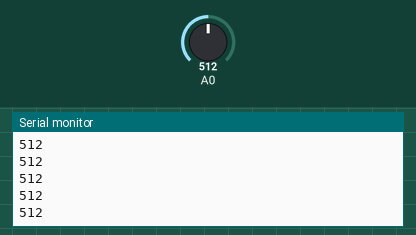
Recording of a sketch running on a simulated Arduino Uno, built with avr-gcc and run on an emulated ATmega328P. Parts: the last lines printed to the serial monitor. The inputs (shaded band) are chosen by the test bench; at power-on: A0 = 512.

Above: at 1.2 s.
1.3 s: A0 set to 716
At 2.3 s:
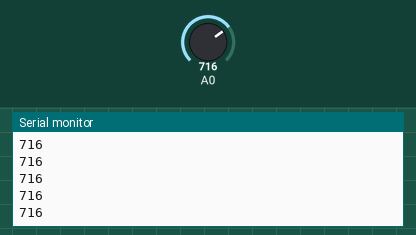
4.3 s: A0 set to 900
At 4.8 s:
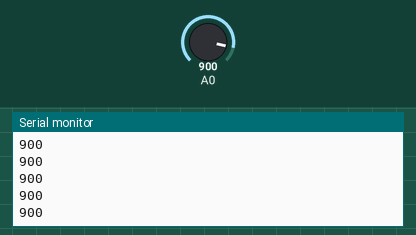
Timing chart, 0 to 7.3 s (numbered marks = the images above; inputs shaded):
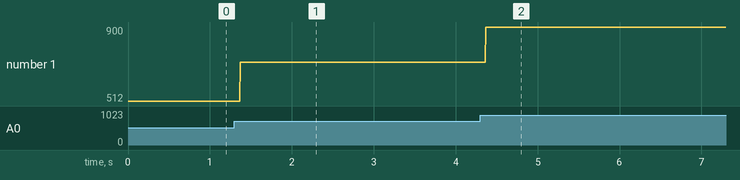

The sketch:

tcrt_read.ino
```cpp
void setup() {
  Serial.begin(9600);

}

void loop() {
  Serial.print(analogRead(A0));
  Serial.println(" ");
  /*Serial.print(analogRead(A1));
  Serial.print(" ");
  Serial.print(analogRead(A2));
  Serial.print(" ");
  Serial.print(analogRead(A3));
  Serial.print(" ");
  Serial.print(analogRead(A4));
  Serial.print(" ");
  Serial.print(analogRead(A5));
  Serial.println(" ");*/

}
```

Measured:
- after the input at 1.3 s, the serial monitor: prints a new line after 0.07 s (image 1)
- after the input at 4.3 s, the serial monitor: prints a new line after 0.07 s (image 2)
- plotted number 1: 512 → 716 after the input at 1.3 s, 716 → 900 after the input at 4.3 s
